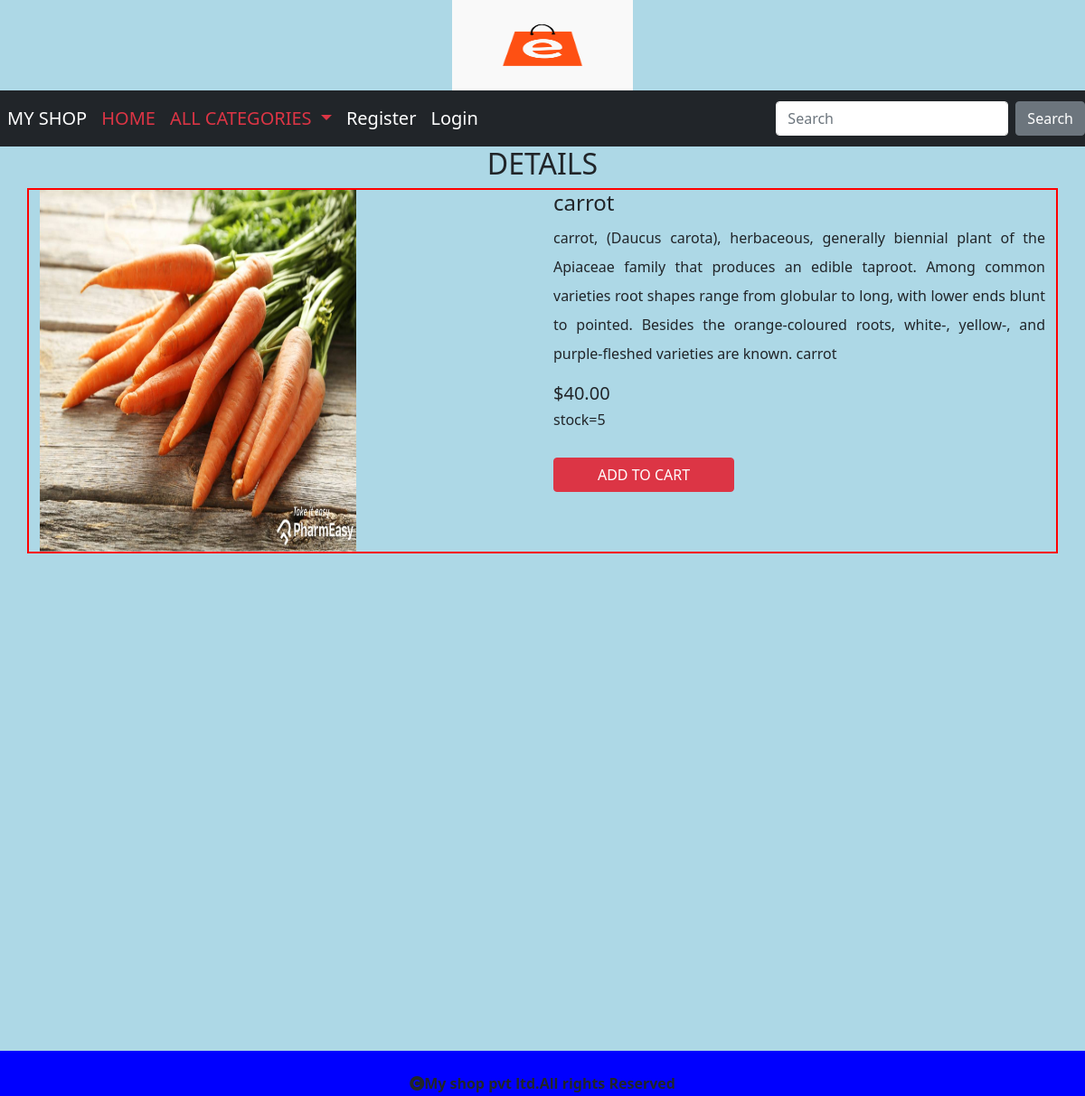
Page /detail/1 on the earlier database version.
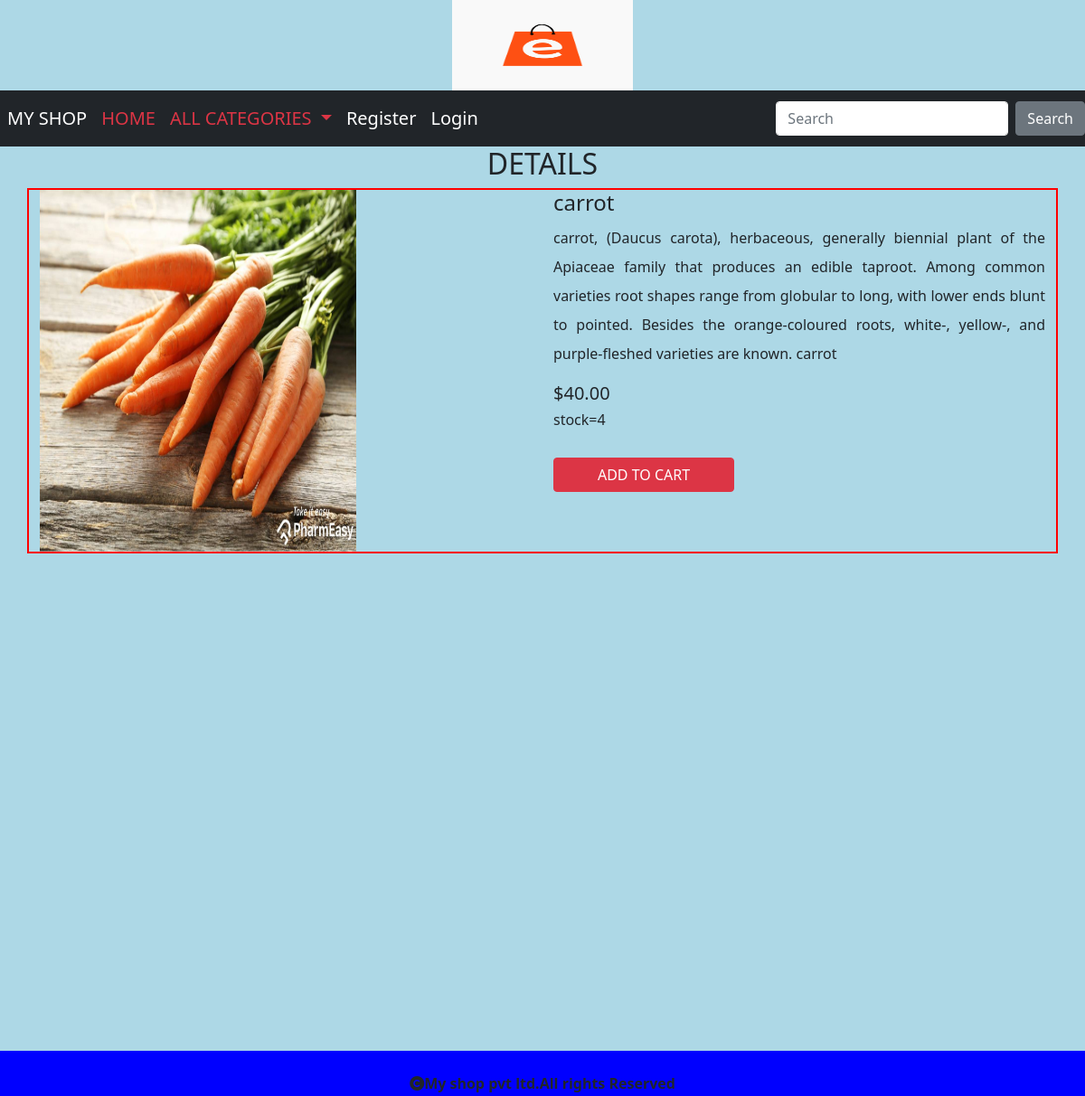
Same page on the later database version.
### shop/models.py (models this page shows, shortened)
class Product(models.Model):
    name=models.CharField(max_length=20)
    desc=models.TextField()
    image=models.ImageField(upload_to='shop/images',null=True,blank=True)
    price=models.DecimalField(max_digits=10,decimal_places=2)
    stock=models.IntegerField()
    available=models.BooleanField(default=True)
    created=models.DateTimeField(auto_now_add=True)   #only one time when we created a new record
    updated=models.DateTimeField(auto_now_add=True) #everytime when we update record
    category=models.ForeignKey(Category,on_delete=models.CASCADE)

### shop/views.py (the view)
# urls.py: path('detail/<int:p>',views.showdetails,name="details"),
def showdetails(request,p):
     p=Product.objects.get(id=p)
     return render(request,'detail.html',{'p':p})

### cart/context_processors.py (called while the page is built, shortened)
def total(request):
    count=0
    return {'count':count}

### shop/context_processors.py (called while the page is built)
def links(request):
    c=Category.objects.all()
    return{'links':c}

### templates/detail.html
{% extends 'base.html' %}
{% load static %}
{% block content %}
<center>
    <h2>DETAILS</h2>
</center>
<div class="container mt-2" style="border:2px solid red;">
    <div class="row">
        <div class="col-sm-6 ">
            <img src="{{p.image.url}}" height="400px" width="350px">
        </div>
        <div class="col-sm-6 " >
            <h4>{{p.name}}</h4>
            <p style="text-align:justify;line-height:2;text-info;">{{p.desc}}</p>
            <h5>${{p.price}}</h5>
            <h6>stock={{p.stock}}</h6>
            {% if user.is_superuser == True %}
            {% if p.stock > 0 %}
            <h4 class="text-success">Product in stock</h4>
            <a href="{% url 'admin:index' %}" class="btn btn-primary mt-4" style="width:300px;">Add stock</a>
            {% else %}
            <h4 class="text-success">Product Out of stock</h4>
            <a href="{% url 'admin:index' %}" class="btn btn-primary mt-4" style="width:300px;">Add stock</a>
            {% endif %}
            {% else %}
            {% if p.stock > 0 %}
            <a href="{% url 'cart:addtocart' p.id %}" class='btn btn-danger mt-4' style="width:200px;">ADD TO CART</a>
            {% else %}
            <h4 class="text-danger">Out of Stock</h4>
            {% endif %}
            {% endif %}
        </div>
    </div>
</div>
{% endblock %}

Differences in the rows shown:
changed Product "carrot": stock "5" → "4"
